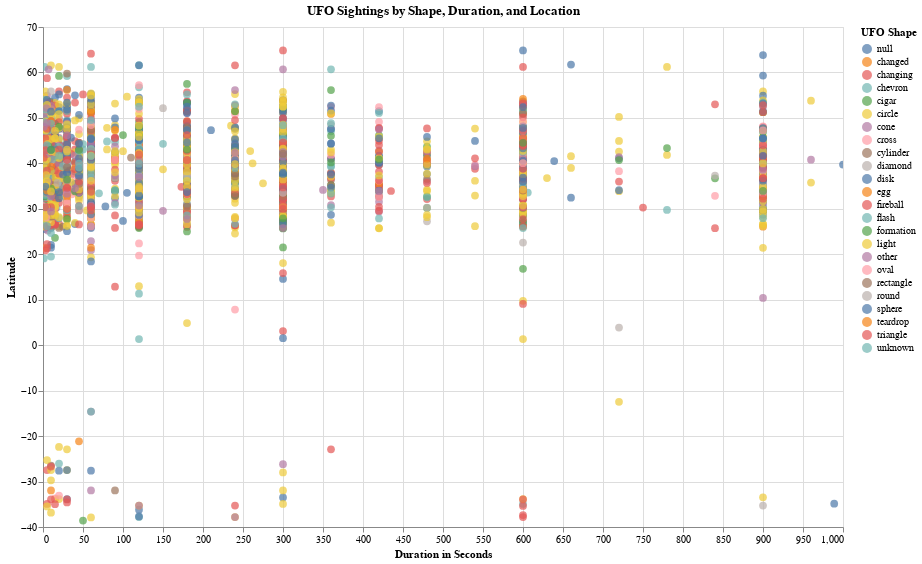

The code cell stored with this chart in its notebook:
### Code cell
scatter_chart = alt.Chart(subset_df).mark_circle(size=60).encode(
    x=alt.X('Duration_Seconds:Q', title='Duration in Seconds', scale=alt.Scale(domain=[0, 1000])),  
    # Limit x-axis to 1000 due to most of the data in duration_seconds being small numbers
    y=alt.Y('Latitude:Q', title='Latitude'),
    color=alt.Color('Shape:N', title='UFO Shape'),
).properties(
    title="UFO Sightings by Shape, Duration, and Location",
    width=800,
    height=500
).interactive()

scatter_chart

### Figure 1 — Vega-Lite specification as saved in the notebook (floating-point values rounded to 4 significant figures; data arrays with more than 128 entries replaced by an {"elided": "..."} marker saying what was removed)
{"config": {"view": {"continuousWidth": 300, "continuousHeight": 300}}, "data": {"name": "data-e1d1a6dc1ac584558d1c2cc394ac3cc0"}, "mark": {"type": "circle", "size": 60}, "encoding": {"color": {"field": "Shape", "title": "UFO Shape", "type": "nominal"}, "x": {"field": "Duration_Seconds", "scale": {"domain": [0, 1000]}, "title": "Duration in Seconds", "type": "quantitative"}, "y": {"field": "Latitude", "title": "Latitude", "type": "quantitative"}}, "height": 500, "params": [{"name": "param_1", "select": {"type": "interval", "encodings": ["x", "y"]}, "bind": "scales"}], "title": "UFO Sightings by Shape, Duration, and Location", "width": 800, "$schema": "https://vega.github.io/schema/vega-lite/v5.8.0.json", "datasets": {"data-e1d1a6dc1ac584558d1c2cc394ac3cc0": {"elided": "4900 records"}}}
